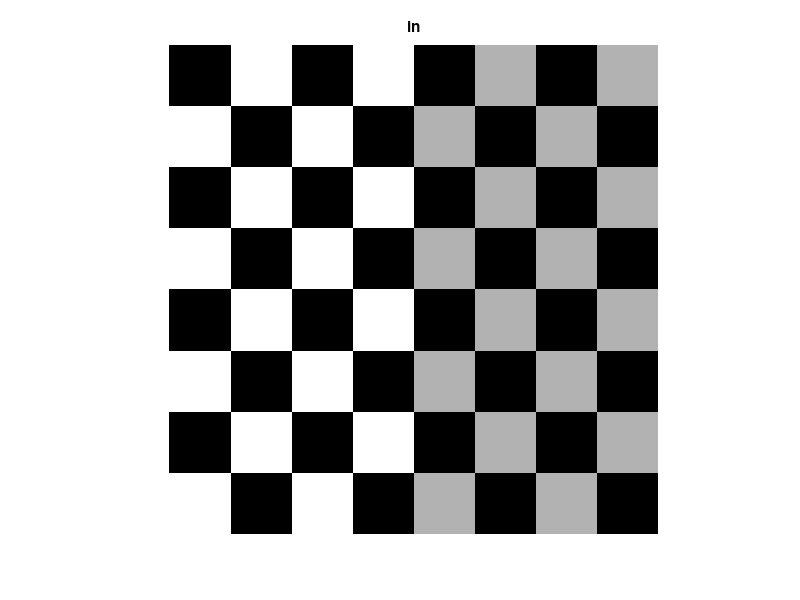
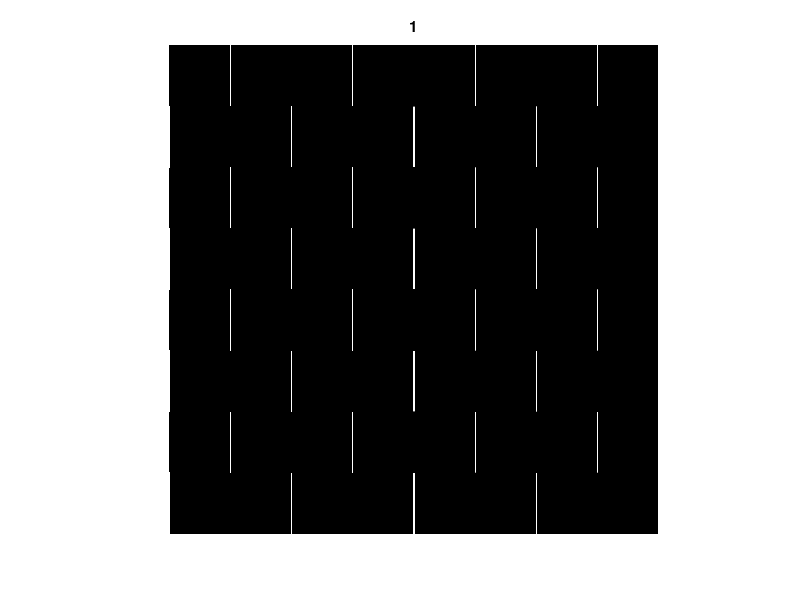
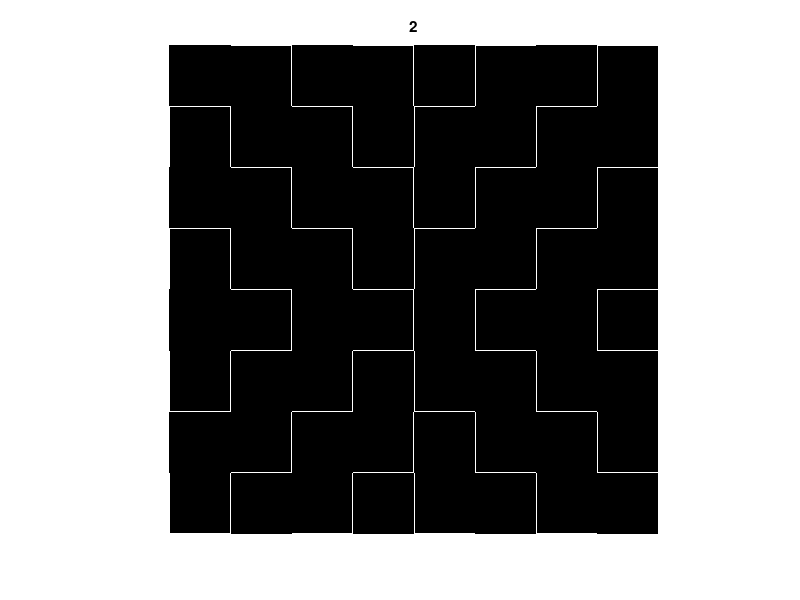

MATLAB code to generate these figures, in order:
close all;
clear;

Hx = [
    -1 0 1;
    -1 0 1;
    -1 0 1
    ];

H_lap = [
    -1 -1 -1;
    -1 8 -1;
    -1 -1 -1
    ];

%im = imread('test.jpg');
%im = rgb2gray(im);
im = checkerboard(100);

im_filter_1 = imfilter(im, Hx);
im_filter_2 = imfilter(im, H_lap);

figure, imshow(im), title('in');
figure, imshow(im_filter_1), title('1');
figure, imshow(im_filter_2), title('2');